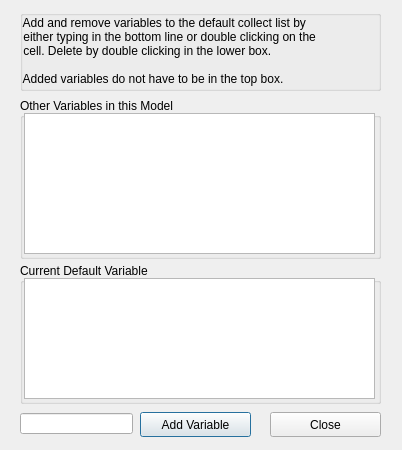
<?xml version="1.0" encoding="UTF-8"?>
<ui version="4.0">
 <class>addDefaultVar</class>
 <widget class="QDialog" name="addDefaultVar">
  <property name="geometry">
   <rect>
    <x>0</x>
    <y>0</y>
    <width>402</width>
    <height>450</height>
   </rect>
  </property>
  <property name="windowTitle">
   <string>Edit default variables</string>
  </property>
  <widget class="QGroupBox" name="groupBox">
   <property name="geometry">
    <rect>
     <x>20</x>
     <y>263</y>
     <width>361</width>
     <height>141</height>
    </rect>
   </property>
   <property name="title">
    <string>Current Default Variable</string>
   </property>
   <widget class="QTableWidget" name="variableTable">
    <property name="geometry">
     <rect>
      <x>4</x>
      <y>15</y>
      <width>351</width>
      <height>121</height>
     </rect>
    </property>
    <property name="toolTip">
     <string>List of current defaults. Double click to remove from list. </string>
    </property>
    <attribute name="horizontalHeaderVisible">
     <bool>false</bool>
    </attribute>
    <attribute name="horizontalHeaderCascadingSectionResizes">
     <bool>false</bool>
    </attribute>
    <attribute name="horizontalHeaderHighlightSections">
     <bool>false</bool>
    </attribute>
    <attribute name="horizontalHeaderMinimumSectionSize">
     <number>100</number>
    </attribute>
    <attribute name="horizontalHeaderStretchLastSection">
     <bool>true</bool>
    </attribute>
    <attribute name="verticalHeaderMinimumSectionSize">
     <number>15</number>
    </attribute>
    <column>
     <property name="text">
      <string>Varaibles</string>
     </property>
    </column>
   </widget>
  </widget>
  <widget class="QGroupBox" name="groupBox_2">
   <property name="geometry">
    <rect>
     <x>20</x>
     <y>98</y>
     <width>361</width>
     <height>161</height>
    </rect>
   </property>
   <property name="title">
    <string>Other Variables in this Model</string>
   </property>
   <widget class="QTableWidget" name="otherVariablesTable">
    <property name="geometry">
     <rect>
      <x>4</x>
      <y>15</y>
      <width>351</width>
      <height>141</height>
     </rect>
    </property>
    <property name="toolTip">
     <string>List of variables available. Double click to add to defaults.</string>
    </property>
    <attribute name="horizontalHeaderVisible">
     <bool>false</bool>
    </attribute>
    <attribute name="horizontalHeaderMinimumSectionSize">
     <number>100</number>
    </attribute>
    <attribute name="horizontalHeaderStretchLastSection">
     <bool>true</bool>
    </attribute>
    <attribute name="verticalHeaderMinimumSectionSize">
     <number>15</number>
    </attribute>
    <column>
     <property name="text">
      <string>Other Variables</string>
     </property>
    </column>
   </widget>
  </widget>
  <widget class="QGroupBox" name="groupBox_3">
   <property name="geometry">
    <rect>
     <x>20</x>
     <y>10</y>
     <width>361</width>
     <height>81</height>
    </rect>
   </property>
   <property name="title">
    <string/>
   </property>
   <widget class="QLabel" name="label">
    <property name="geometry">
     <rect>
      <x>0</x>
      <y>0</y>
      <width>371</width>
      <height>81</height>
     </rect>
    </property>
    <property name="text">
     <string> Add and remove variables to the default collect list by 
 either typing in the bottom line or double clicking on the 
 cell. Delete by double clicking in the lower box. 
 
 Added variables do not have to be in the top box.</string>
    </property>
   </widget>
  </widget>
  <widget class="QLineEdit" name="addVariable">
   <property name="geometry">
    <rect>
     <x>20</x>
     <y>413</y>
     <width>113</width>
     <height>21</height>
    </rect>
   </property>
   <property name="toolTip">
    <string>Add variable by typing.</string>
   </property>
  </widget>
  <widget class="QPushButton" name="addVariableButton">
   <property name="geometry">
    <rect>
     <x>140</x>
     <y>412</y>
     <width>111</width>
     <height>25</height>
    </rect>
   </property>
   <property name="text">
    <string>Add Variable</string>
   </property>
  </widget>
  <widget class="QPushButton" name="closeButton">
   <property name="geometry">
    <rect>
     <x>270</x>
     <y>412</y>
     <width>111</width>
     <height>25</height>
    </rect>
   </property>
   <property name="text">
    <string>Close</string>
   </property>
  </widget>
 </widget>
 <resources/>
 <connections/>
</ui>
